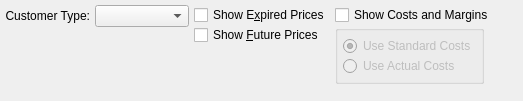
<?xml version="1.0" encoding="UTF-8"?>
<ui version="4.0">
 <comment>This file is part of the xTuple ERP: PostBooks Edition, a free and
open source Enterprise Resource Planning software suite,
Copyright (c) 1999-2011 by OpenMFG LLC, d/b/a xTuple.
It is licensed to you under the Common Public Attribution License
version 1.0, the full text of which (including xTuple-specific Exhibits)
is available at www.xtuple.com/CPAL.  By using this software, you agree
to be bound by its terms.</comment>
 <class>dspPricesByCustomerType</class>
 <widget class="QWidget" name="dspPricesByCustomerType">
  <property name="geometry">
   <rect>
    <x>0</x>
    <y>0</y>
    <width>523</width>
    <height>101</height>
   </rect>
  </property>
  <property name="windowTitle">
   <string>Prices by Customer Type</string>
  </property>
  <layout class="QHBoxLayout" name="horizontalLayout">
   <item>
    <layout class="QVBoxLayout">
     <property name="spacing">
      <number>0</number>
     </property>
     <property name="margin">
      <number>0</number>
     </property>
     <item>
      <layout class="QHBoxLayout">
       <property name="spacing">
        <number>5</number>
       </property>
       <property name="margin">
        <number>0</number>
       </property>
       <item>
        <widget class="QLabel" name="_customerTypeLit">
         <property name="text">
          <string>Customer Type:</string>
         </property>
         <property name="alignment">
          <set>Qt::AlignRight|Qt::AlignTrailing|Qt::AlignVCenter</set>
         </property>
         <property name="buddy">
          <cstring>_custtype</cstring>
         </property>
        </widget>
       </item>
       <item>
        <widget class="XComboBox" name="_custtype">
         <property name="sizePolicy">
          <sizepolicy hsizetype="Expanding" vsizetype="Fixed">
           <horstretch>0</horstretch>
           <verstretch>0</verstretch>
          </sizepolicy>
         </property>
        </widget>
       </item>
      </layout>
     </item>
     <item>
      <spacer>
       <property name="orientation">
        <enum>Qt::Vertical</enum>
       </property>
       <property name="sizeType">
        <enum>QSizePolicy::Expanding</enum>
       </property>
       <property name="sizeHint" stdset="0">
        <size>
         <width>20</width>
         <height>0</height>
        </size>
       </property>
      </spacer>
     </item>
    </layout>
   </item>
   <item>
    <layout class="QVBoxLayout">
     <property name="spacing">
      <number>0</number>
     </property>
     <property name="margin">
      <number>0</number>
     </property>
     <item>
      <widget class="XCheckBox" name="_showExpired">
       <property name="text">
        <string>Show E&amp;xpired Prices</string>
       </property>
      </widget>
     </item>
     <item>
      <widget class="XCheckBox" name="_showFuture">
       <property name="text">
        <string>Show &amp;Future Prices</string>
       </property>
      </widget>
     </item>
     <item>
      <spacer>
       <property name="orientation">
        <enum>Qt::Vertical</enum>
       </property>
       <property name="sizeType">
        <enum>QSizePolicy::Expanding</enum>
       </property>
       <property name="sizeHint" stdset="0">
        <size>
         <width>20</width>
         <height>0</height>
        </size>
       </property>
      </spacer>
     </item>
    </layout>
   </item>
   <item>
    <layout class="QVBoxLayout">
     <property name="spacing">
      <number>0</number>
     </property>
     <property name="margin">
      <number>0</number>
     </property>
     <item>
      <widget class="XCheckBox" name="_showCosts">
       <property name="text">
        <string>Show Costs and Margins</string>
       </property>
      </widget>
     </item>
     <item>
      <layout class="QHBoxLayout">
       <property name="spacing">
        <number>0</number>
       </property>
       <property name="margin">
        <number>0</number>
       </property>
       <item>
        <widget class="QGroupBox" name="_costsGroup">
         <property name="enabled">
          <bool>false</bool>
         </property>
         <property name="title">
          <string/>
         </property>
         <layout class="QVBoxLayout">
          <property name="spacing">
           <number>0</number>
          </property>
          <property name="margin">
           <number>5</number>
          </property>
          <item>
           <widget class="QRadioButton" name="_useStandardCosts">
            <property name="text">
             <string>Use Standard Costs</string>
            </property>
            <property name="checked">
             <bool>true</bool>
            </property>
           </widget>
          </item>
          <item>
           <widget class="QRadioButton" name="_useActualCosts">
            <property name="text">
             <string>Use Actual Costs</string>
            </property>
           </widget>
          </item>
         </layout>
        </widget>
       </item>
       <item>
        <spacer>
         <property name="orientation">
          <enum>Qt::Horizontal</enum>
         </property>
         <property name="sizeType">
          <enum>QSizePolicy::Expanding</enum>
         </property>
         <property name="sizeHint" stdset="0">
          <size>
           <width>0</width>
           <height>20</height>
          </size>
         </property>
        </spacer>
       </item>
      </layout>
     </item>
     <item>
      <spacer>
       <property name="orientation">
        <enum>Qt::Vertical</enum>
       </property>
       <property name="sizeType">
        <enum>QSizePolicy::Expanding</enum>
       </property>
       <property name="sizeHint" stdset="0">
        <size>
         <width>20</width>
         <height>0</height>
        </size>
       </property>
      </spacer>
     </item>
    </layout>
   </item>
  </layout>
 </widget>
 <layoutdefault spacing="5" margin="5"/>
 <pixmapfunction>qPixmapFromMimeSource</pixmapfunction>
 <customwidgets>
  <customwidget>
   <class>XCheckBox</class>
   <extends>QCheckBox</extends>
   <header>xcheckbox.h</header>
  </customwidget>
  <customwidget>
   <class>XComboBox</class>
   <extends>QComboBox</extends>
   <header>xcombobox.h</header>
  </customwidget>
 </customwidgets>
 <tabstops>
  <tabstop>_custtype</tabstop>
  <tabstop>_showExpired</tabstop>
  <tabstop>_showFuture</tabstop>
  <tabstop>_showCosts</tabstop>
  <tabstop>_useStandardCosts</tabstop>
 </tabstops>
 <resources/>
 <connections>
  <connection>
   <sender>_showCosts</sender>
   <signal>toggled(bool)</signal>
   <receiver>_costsGroup</receiver>
   <slot>setEnabled(bool)</slot>
   <hints>
    <hint type="sourcelabel">
     <x>20</x>
     <y>20</y>
    </hint>
    <hint type="destinationlabel">
     <x>20</x>
     <y>20</y>
    </hint>
   </hints>
  </connection>
 </connections>
</ui>
